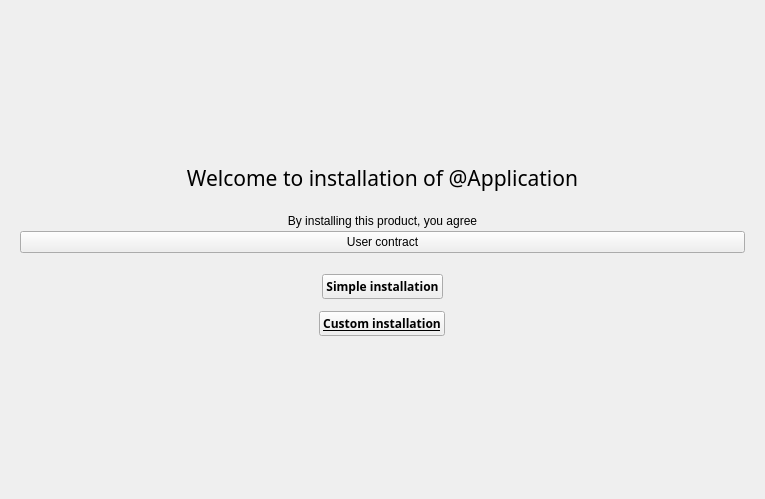
<?xml version="1.0" encoding="UTF-8"?>
<ui version="4.0">
 <class>Welcome</class>
 <widget class="QWidget" name="Welcome">
  <property name="geometry">
   <rect>
    <x>0</x>
    <y>0</y>
    <width>765</width>
    <height>499</height>
   </rect>
  </property>
  <property name="windowTitle">
   <string notr="true"/>
  </property>
  <layout class="QGridLayout" name="gridLayout">
   <item row="0" column="0">
    <layout class="QVBoxLayout" name="verticalLayout">
     <property name="spacing">
      <number>12</number>
     </property>
     <item>
      <spacer name="verticalSpacer">
       <property name="orientation">
        <enum>Qt::Vertical</enum>
       </property>
       <property name="sizeHint" stdset="0">
        <size>
         <width>20</width>
         <height>40</height>
        </size>
       </property>
      </spacer>
     </item>
     <item>
      <widget class="QLabel" name="labelWelcome">
       <property name="font">
        <font>
         <family>Segoe UI Semibold</family>
         <pointsize>16</pointsize>
         <weight>50</weight>
         <bold>false</bold>
        </font>
       </property>
       <property name="styleSheet">
        <string notr="true">color: @color-text-on-background ;</string>
       </property>
       <property name="text">
        <string>Welcome to installation of @Application</string>
       </property>
       <property name="alignment">
        <set>Qt::AlignCenter</set>
       </property>
      </widget>
     </item>
     <item>
      <widget class="QWidget" name="widgetContract" native="true">
       <property name="minimumSize">
        <size>
         <width>0</width>
         <height>20</height>
        </size>
       </property>
       <layout class="QVBoxLayout" name="verticalLayout_5">
        <property name="spacing">
         <number>3</number>
        </property>
        <item>
         <layout class="QVBoxLayout" name="verticalLayout_4">
          <property name="spacing">
           <number>3</number>
          </property>
          <item>
           <widget class="QLabel" name="labelProduct">
            <property name="styleSheet">
             <string notr="true">color : @color-text-gray;</string>
            </property>
            <property name="text">
             <string>By installing this product, you agree</string>
            </property>
            <property name="alignment">
             <set>Qt::AlignCenter</set>
            </property>
           </widget>
          </item>
          <item>
           <widget class="QPushButton" name="buttonContract">
            <property name="styleSheet">
             <string notr="true">QPushButton {
	background-color: transparent;
	color : @color-text-gray;
	border: px0;
	text-decoration: underline;
}

QPushButton:hover {
	color : @color-text-on-background;
}</string>
            </property>
            <property name="text">
             <string>User contract</string>
            </property>
           </widget>
          </item>
         </layout>
        </item>
       </layout>
      </widget>
     </item>
     <item alignment="Qt::AlignHCenter|Qt::AlignVCenter">
      <widget class="QPushButton" name="buttonSimpleInstallation">
       <property name="font">
        <font>
         <family>Segoe WP</family>
         <weight>75</weight>
         <bold>true</bold>
        </font>
       </property>
       <property name="autoFillBackground">
        <bool>false</bool>
       </property>
       <property name="styleSheet">
        <string notr="true">QPushButton {
	background-color: @color-button-background;
	color : #FFFFFF;
	padding: 8px;
	border: 0;
}

QPushButton:hover {
	background-color: @color-button-background-over;
}</string>
       </property>
       <property name="text">
        <string>Simple installation</string>
       </property>
      </widget>
     </item>
     <item alignment="Qt::AlignHCenter">
      <widget class="QPushButton" name="buttonCustomInstall">
       <property name="font">
        <font>
         <family>Segoe WP Semibold</family>
         <pointsize>9</pointsize>
         <weight>75</weight>
         <bold>true</bold>
         <underline>true</underline>
        </font>
       </property>
       <property name="styleSheet">
        <string notr="true">QPushButton {
	background-color: transparent;
	color : @color-text-on-background;
	padding: 8px;
	border: px0;
	text-decoration: underline;
}

QPushButton:hover {
	color : @color-text-gray;
}</string>
       </property>
       <property name="text">
        <string>Custom installation</string>
       </property>
      </widget>
     </item>
     <item>
      <spacer name="verticalSpacer_2">
       <property name="orientation">
        <enum>Qt::Vertical</enum>
       </property>
       <property name="sizeHint" stdset="0">
        <size>
         <width>20</width>
         <height>40</height>
        </size>
       </property>
      </spacer>
     </item>
    </layout>
   </item>
  </layout>
 </widget>
 <resources/>
 <connections/>
</ui>
